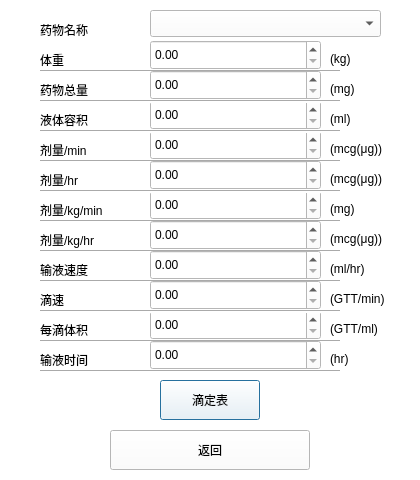
<?xml version="1.0" encoding="UTF-8"?>
<ui version="4.0">
 <class>Dialog_patient_drug</class>
 <widget class="QDialog" name="Dialog_patient_drug">
  <property name="geometry">
   <rect>
    <x>0</x>
    <y>0</y>
    <width>420</width>
    <height>480</height>
   </rect>
  </property>
  <property name="windowTitle">
   <string>药物计算</string>
  </property>
  <property name="styleSheet">
   <string notr="true">background-color: rgb(255, 255, 255);</string>
  </property>
  <widget class="QLabel" name="label_2">
   <property name="geometry">
    <rect>
     <x>40</x>
     <y>50</y>
     <width>68</width>
     <height>20</height>
    </rect>
   </property>
   <property name="text">
    <string>体重</string>
   </property>
  </widget>
  <widget class="QDoubleSpinBox" name="doubleSpinBox_10">
   <property name="geometry">
    <rect>
     <x>150</x>
     <y>310</y>
     <width>171</width>
     <height>30</height>
    </rect>
   </property>
  </widget>
  <widget class="QDoubleSpinBox" name="doubleSpinBox_6">
   <property name="geometry">
    <rect>
     <x>150</x>
     <y>190</y>
     <width>171</width>
     <height>30</height>
    </rect>
   </property>
  </widget>
  <widget class="QLabel" name="label_7">
   <property name="geometry">
    <rect>
     <x>40</x>
     <y>200</y>
     <width>101</width>
     <height>20</height>
    </rect>
   </property>
   <property name="text">
    <string>剂量/kg/min</string>
   </property>
  </widget>
  <widget class="QLabel" name="label_15">
   <property name="geometry">
    <rect>
     <x>330</x>
     <y>110</y>
     <width>68</width>
     <height>17</height>
    </rect>
   </property>
   <property name="text">
    <string>(ml)</string>
   </property>
  </widget>
  <widget class="QLabel" name="label_22">
   <property name="geometry">
    <rect>
     <x>330</x>
     <y>200</y>
     <width>68</width>
     <height>17</height>
    </rect>
   </property>
   <property name="text">
    <string>(mg)</string>
   </property>
  </widget>
  <widget class="QPushButton" name="m_btn_diding">
   <property name="geometry">
    <rect>
     <x>160</x>
     <y>380</y>
     <width>100</width>
     <height>40</height>
    </rect>
   </property>
   <property name="text">
    <string>滴定表</string>
   </property>
  </widget>
  <widget class="QLabel" name="label_14">
   <property name="geometry">
    <rect>
     <x>330</x>
     <y>80</y>
     <width>68</width>
     <height>17</height>
    </rect>
   </property>
   <property name="text">
    <string>(mg)</string>
   </property>
  </widget>
  <widget class="QLabel" name="label_8">
   <property name="geometry">
    <rect>
     <x>40</x>
     <y>230</y>
     <width>81</width>
     <height>20</height>
    </rect>
   </property>
   <property name="text">
    <string>剂量/kg/hr</string>
   </property>
  </widget>
  <widget class="Line" name="line_6">
   <property name="geometry">
    <rect>
     <x>40</x>
     <y>220</y>
     <width>300</width>
     <height>3</height>
    </rect>
   </property>
   <property name="orientation">
    <enum>Qt::Horizontal</enum>
   </property>
  </widget>
  <widget class="Line" name="line_8">
   <property name="geometry">
    <rect>
     <x>40</x>
     <y>280</y>
     <width>300</width>
     <height>3</height>
    </rect>
   </property>
   <property name="orientation">
    <enum>Qt::Horizontal</enum>
   </property>
  </widget>
  <widget class="QDoubleSpinBox" name="doubleSpinBox_3">
   <property name="geometry">
    <rect>
     <x>150</x>
     <y>100</y>
     <width>171</width>
     <height>30</height>
    </rect>
   </property>
  </widget>
  <widget class="QLabel" name="label_3">
   <property name="geometry">
    <rect>
     <x>40</x>
     <y>80</y>
     <width>68</width>
     <height>20</height>
    </rect>
   </property>
   <property name="text">
    <string>药物总量</string>
   </property>
  </widget>
  <widget class="Line" name="line_10">
   <property name="geometry">
    <rect>
     <x>40</x>
     <y>340</y>
     <width>300</width>
     <height>3</height>
    </rect>
   </property>
   <property name="orientation">
    <enum>Qt::Horizontal</enum>
   </property>
  </widget>
  <widget class="QLabel" name="label_21">
   <property name="geometry">
    <rect>
     <x>330</x>
     <y>170</y>
     <width>68</width>
     <height>17</height>
    </rect>
   </property>
   <property name="text">
    <string>(mcg(μg))</string>
   </property>
  </widget>
  <widget class="QLabel" name="label_20">
   <property name="geometry">
    <rect>
     <x>330</x>
     <y>350</y>
     <width>68</width>
     <height>17</height>
    </rect>
   </property>
   <property name="text">
    <string>(hr)</string>
   </property>
  </widget>
  <widget class="QLabel" name="label_12">
   <property name="geometry">
    <rect>
     <x>40</x>
     <y>350</y>
     <width>68</width>
     <height>20</height>
    </rect>
   </property>
   <property name="text">
    <string>输液时间</string>
   </property>
  </widget>
  <widget class="QDoubleSpinBox" name="doubleSpinBox_11">
   <property name="geometry">
    <rect>
     <x>150</x>
     <y>340</y>
     <width>171</width>
     <height>30</height>
    </rect>
   </property>
  </widget>
  <widget class="QLabel" name="label_19">
   <property name="geometry">
    <rect>
     <x>330</x>
     <y>320</y>
     <width>68</width>
     <height>17</height>
    </rect>
   </property>
   <property name="text">
    <string>(GTT/ml)</string>
   </property>
  </widget>
  <widget class="QDoubleSpinBox" name="doubleSpinBox_4">
   <property name="geometry">
    <rect>
     <x>150</x>
     <y>130</y>
     <width>171</width>
     <height>30</height>
    </rect>
   </property>
  </widget>
  <widget class="QLabel" name="label">
   <property name="geometry">
    <rect>
     <x>40</x>
     <y>20</y>
     <width>68</width>
     <height>20</height>
    </rect>
   </property>
   <property name="text">
    <string>药物名称</string>
   </property>
  </widget>
  <widget class="QLabel" name="label_5">
   <property name="geometry">
    <rect>
     <x>40</x>
     <y>140</y>
     <width>68</width>
     <height>20</height>
    </rect>
   </property>
   <property name="text">
    <string>剂量/min</string>
   </property>
  </widget>
  <widget class="QLabel" name="label_13">
   <property name="geometry">
    <rect>
     <x>330</x>
     <y>50</y>
     <width>68</width>
     <height>17</height>
    </rect>
   </property>
   <property name="text">
    <string>(kg)</string>
   </property>
  </widget>
  <widget class="QComboBox" name="comboBox">
   <property name="geometry">
    <rect>
     <x>150</x>
     <y>10</y>
     <width>231</width>
     <height>27</height>
    </rect>
   </property>
   <property name="currentIndex">
    <number>-1</number>
   </property>
   <property name="maxVisibleItems">
    <number>20</number>
   </property>
  </widget>
  <widget class="QLabel" name="label_11">
   <property name="geometry">
    <rect>
     <x>40</x>
     <y>320</y>
     <width>68</width>
     <height>20</height>
    </rect>
   </property>
   <property name="text">
    <string>每滴体积</string>
   </property>
  </widget>
  <widget class="Line" name="line_3">
   <property name="geometry">
    <rect>
     <x>40</x>
     <y>130</y>
     <width>300</width>
     <height>3</height>
    </rect>
   </property>
   <property name="orientation">
    <enum>Qt::Horizontal</enum>
   </property>
  </widget>
  <widget class="QDoubleSpinBox" name="doubleSpinBox">
   <property name="geometry">
    <rect>
     <x>150</x>
     <y>40</y>
     <width>171</width>
     <height>30</height>
    </rect>
   </property>
  </widget>
  <widget class="QLabel" name="label_18">
   <property name="geometry">
    <rect>
     <x>330</x>
     <y>290</y>
     <width>68</width>
     <height>17</height>
    </rect>
   </property>
   <property name="text">
    <string>(GTT/min)</string>
   </property>
  </widget>
  <widget class="QLabel" name="label_10">
   <property name="geometry">
    <rect>
     <x>40</x>
     <y>290</y>
     <width>68</width>
     <height>20</height>
    </rect>
   </property>
   <property name="text">
    <string>滴速</string>
   </property>
  </widget>
  <widget class="QLabel" name="label_17">
   <property name="geometry">
    <rect>
     <x>330</x>
     <y>260</y>
     <width>68</width>
     <height>17</height>
    </rect>
   </property>
   <property name="text">
    <string>(ml/hr)</string>
   </property>
  </widget>
  <widget class="Line" name="line_2">
   <property name="geometry">
    <rect>
     <x>40</x>
     <y>100</y>
     <width>300</width>
     <height>3</height>
    </rect>
   </property>
   <property name="orientation">
    <enum>Qt::Horizontal</enum>
   </property>
  </widget>
  <widget class="QLabel" name="label_9">
   <property name="geometry">
    <rect>
     <x>40</x>
     <y>260</y>
     <width>68</width>
     <height>20</height>
    </rect>
   </property>
   <property name="text">
    <string>输液速度 </string>
   </property>
  </widget>
  <widget class="QLabel" name="label_16">
   <property name="geometry">
    <rect>
     <x>330</x>
     <y>140</y>
     <width>68</width>
     <height>17</height>
    </rect>
   </property>
   <property name="text">
    <string>(mcg(μg))</string>
   </property>
  </widget>
  <widget class="Line" name="line_7">
   <property name="geometry">
    <rect>
     <x>40</x>
     <y>250</y>
     <width>300</width>
     <height>3</height>
    </rect>
   </property>
   <property name="orientation">
    <enum>Qt::Horizontal</enum>
   </property>
  </widget>
  <widget class="Line" name="line_9">
   <property name="geometry">
    <rect>
     <x>40</x>
     <y>310</y>
     <width>300</width>
     <height>3</height>
    </rect>
   </property>
   <property name="orientation">
    <enum>Qt::Horizontal</enum>
   </property>
  </widget>
  <widget class="Line" name="line_5">
   <property name="geometry">
    <rect>
     <x>40</x>
     <y>190</y>
     <width>300</width>
     <height>3</height>
    </rect>
   </property>
   <property name="orientation">
    <enum>Qt::Horizontal</enum>
   </property>
  </widget>
  <widget class="Line" name="line_11">
   <property name="geometry">
    <rect>
     <x>40</x>
     <y>370</y>
     <width>300</width>
     <height>3</height>
    </rect>
   </property>
   <property name="orientation">
    <enum>Qt::Horizontal</enum>
   </property>
  </widget>
  <widget class="QLabel" name="label_6">
   <property name="geometry">
    <rect>
     <x>40</x>
     <y>170</y>
     <width>61</width>
     <height>20</height>
    </rect>
   </property>
   <property name="text">
    <string>剂量/hr</string>
   </property>
  </widget>
  <widget class="QLabel" name="label_4">
   <property name="geometry">
    <rect>
     <x>40</x>
     <y>110</y>
     <width>68</width>
     <height>20</height>
    </rect>
   </property>
   <property name="text">
    <string>液体容积</string>
   </property>
  </widget>
  <widget class="QDoubleSpinBox" name="doubleSpinBox_9">
   <property name="geometry">
    <rect>
     <x>150</x>
     <y>280</y>
     <width>171</width>
     <height>30</height>
    </rect>
   </property>
  </widget>
  <widget class="QDoubleSpinBox" name="doubleSpinBox_8">
   <property name="geometry">
    <rect>
     <x>150</x>
     <y>250</y>
     <width>171</width>
     <height>30</height>
    </rect>
   </property>
  </widget>
  <widget class="Line" name="line">
   <property name="geometry">
    <rect>
     <x>40</x>
     <y>70</y>
     <width>300</width>
     <height>3</height>
    </rect>
   </property>
   <property name="orientation">
    <enum>Qt::Horizontal</enum>
   </property>
  </widget>
  <widget class="Line" name="line_4">
   <property name="geometry">
    <rect>
     <x>40</x>
     <y>160</y>
     <width>300</width>
     <height>3</height>
    </rect>
   </property>
   <property name="orientation">
    <enum>Qt::Horizontal</enum>
   </property>
  </widget>
  <widget class="QPushButton" name="m_btn_return">
   <property name="geometry">
    <rect>
     <x>110</x>
     <y>430</y>
     <width>200</width>
     <height>40</height>
    </rect>
   </property>
   <property name="text">
    <string>返回</string>
   </property>
  </widget>
  <widget class="QDoubleSpinBox" name="doubleSpinBox_2">
   <property name="geometry">
    <rect>
     <x>150</x>
     <y>70</y>
     <width>171</width>
     <height>30</height>
    </rect>
   </property>
  </widget>
  <widget class="QDoubleSpinBox" name="doubleSpinBox_7">
   <property name="geometry">
    <rect>
     <x>150</x>
     <y>220</y>
     <width>171</width>
     <height>30</height>
    </rect>
   </property>
  </widget>
  <widget class="QLabel" name="label_23">
   <property name="geometry">
    <rect>
     <x>330</x>
     <y>230</y>
     <width>68</width>
     <height>17</height>
    </rect>
   </property>
   <property name="text">
    <string>(mcg(μg))</string>
   </property>
  </widget>
  <widget class="QDoubleSpinBox" name="doubleSpinBox_5">
   <property name="geometry">
    <rect>
     <x>150</x>
     <y>160</y>
     <width>171</width>
     <height>30</height>
    </rect>
   </property>
  </widget>
 </widget>
 <resources/>
 <connections/>
</ui>
